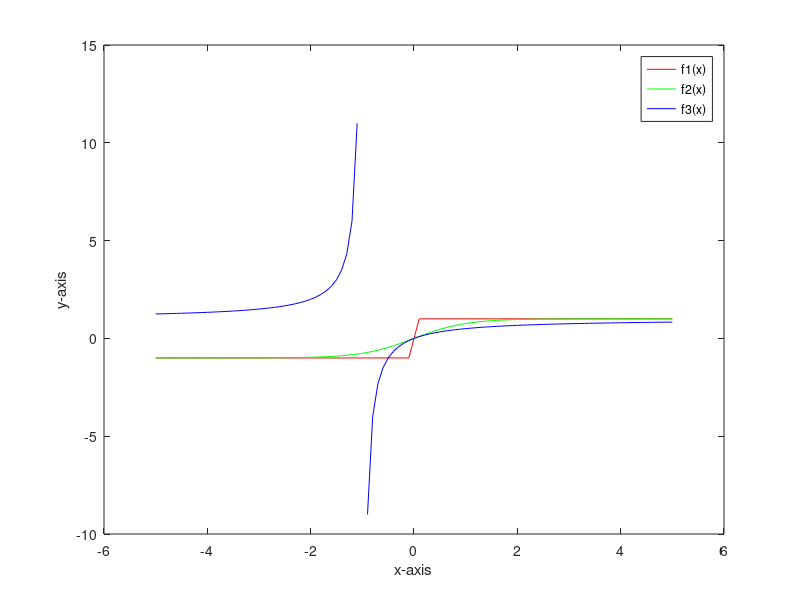

Write the MATLAB code that produced this figure.
x = -5:0.1:5;
f1 = sign(x);
f2 = tanh(x);
f3 = x./(x+1);

plot(x,f1,'r',x,f2,'g',x,f3,'b')
xlabel('x-axis')
ylabel('y-axis')
legend('f1(x)','f2(x)','f3(x)')
